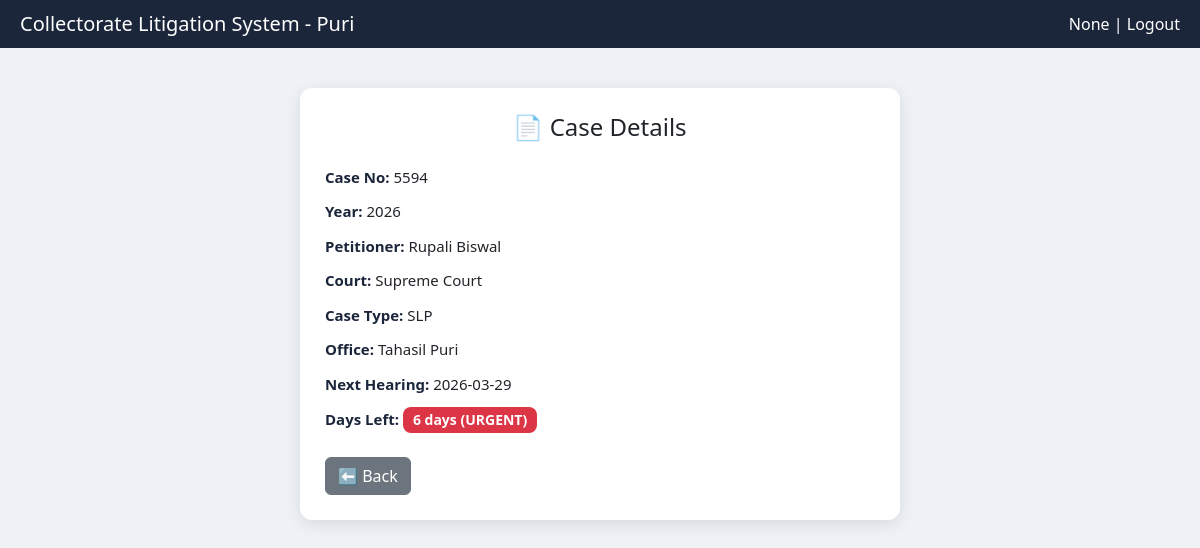
Screenshot of /view/1 with the database file from the repository.
### app.py (models this page shows)
class Case(db.Model):
    id = db.Column(db.Integer, primary_key=True)
    case_no = db.Column(db.String(50))
    case_year = db.Column(db.String(10))
    petitioner = db.Column(db.String(200))
    court = db.Column(db.String(100))
    case_type = db.Column(db.String(100))
    office = db.Column(db.String(100))
    next_hearing = db.Column(db.Date)
    status = db.Column(db.String(50))
    __table_args__ = (
        db.UniqueConstraint('case_no', 'case_year', name='unique_case'),
    )

### app.py (the view)
@app.route("/view/<int:id>")
def view_case(id):
    case = Case.query.get(id)
    today = date.today()
    days_left = (case.next_hearing - today).days if case.next_hearing else None
    return render_template("view_case.html", case=case, days_left=days_left)

### templates/view_case.html (shortened to what this page needs)
<!DOCTYPE html>
<html lang="en">
<head>
<link href="https://cdn.jsdelivr.net/npm/bootstrap@5.3.0/dist/css/bootstrap.min.css" rel="stylesheet">
</head>
<body>
<div class="header">
    <h5 class="mb-0">Collectorate Litigation System - Puri</h5>
    <div>
        {{ session.get('user') }} |
        <a href="/logout" class="text-white text-decoration-none">Logout</a>
    </div>
</div>
<div class="card-box">
    <h4 class="text-center mb-4">📄 Case Details</h4>
    <p class="value"><span class="label">Case No:</span> {{ case.case_no }}</p>
    <p class="value"><span class="label">Year:</span> {{ case.case_year }}</p>
    <p class="value"><span class="label">Petitioner:</span> {{ case.petitioner }}</p>
    <p class="value"><span class="label">Court:</span> {{ case.court }}</p>
    <p class="value"><span class="label">Case Type:</span> {{ case.case_type }}</p>
    <p class="value"><span class="label">Office:</span> {{ case.office }}</p>
    <p class="value"><span class="label">Next Hearing:</span> {{ case.next_hearing or "N/A" }}</p>
    <p class="value">
        <span class="label">Days Left:</span>
        {% if days_left is not none %}
            {% if days_left <= 7 %}
                <span class="badge bg-danger badge-custom">
                    {{ days_left }} days (URGENT)
                </span>
            {% elif days_left <= 15 %}
                <span class="badge bg-warning text-dark badge-custom">
                    {{ days_left }} days
                </span>
            {% else %}
                <span class="badge bg-success badge-custom">
                    {{ days_left }} days
                </span>
            {% endif %}
        {% else %}
            <span class="text-muted">N/A</span>
        {% endif %}
    </p>
    <div class="mt-4 d-flex justify-content-between">
        <a href="/dashboard" class="btn btn-secondary">⬅ Back</a>
    </div>
</div>
</body>
</html>

### templates/view_case.html (style rules this page uses)
body { background: #eef2f7; }
.header { background: #1b263b; color: white; padding: 12px 20px; display: flex; justify-content: space-between; align-items: center; }
.card-box { max-width: 600px; margin: 40px auto; background: white; padding: 25px; border-radius: 12px; box-shadow: 0px 4px 15px rgba(0,0,0,0.1); }
.label { font-weight: 600; color: #1b263b; }
.value { margin-bottom: 12px; font-size: 15px; }
.badge-custom { font-size: 14px; padding: 6px 10px; border-radius: 8px; }

### rows the page displays
Case: case_no "5594", case_year "2026", petitioner "Rupali Biswal", court "Supreme Court", case_type "SLP", office "Tahasil Puri", next_hearing "2026-03-29"

### other values shown
{{ session.get('user') }} "None"
